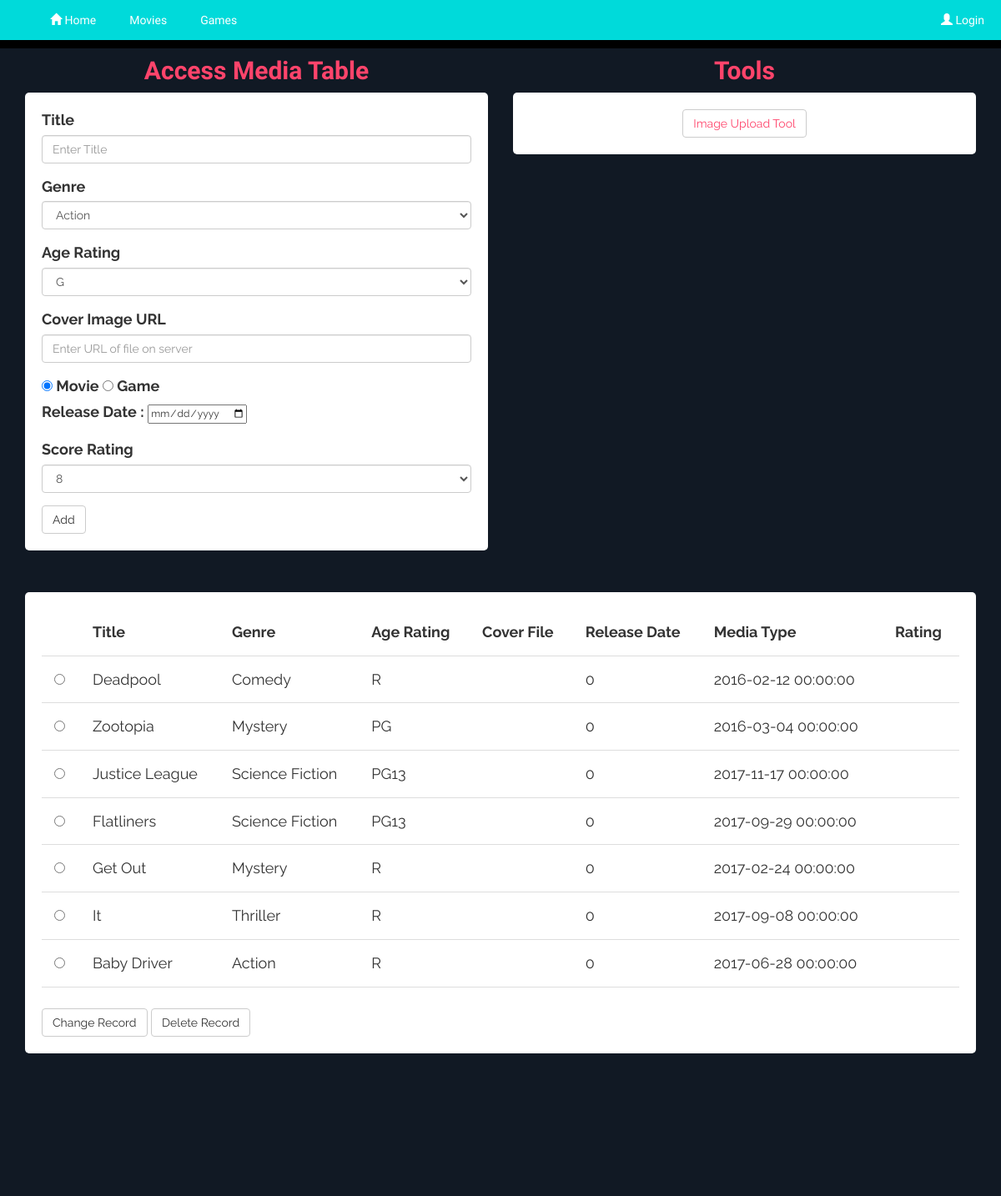
/pages/admin.php (upper part), run on an earlier commit of the app's database.
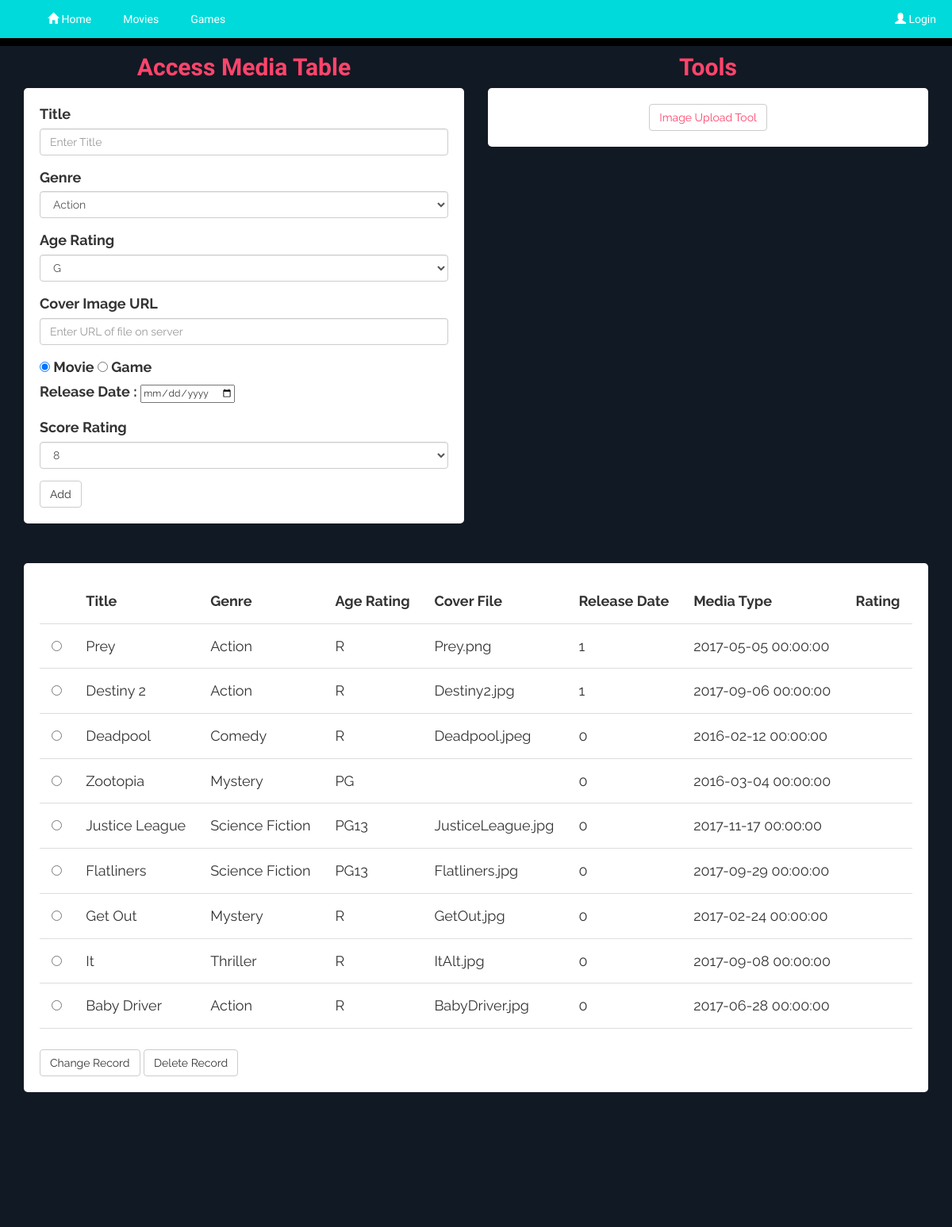
And on a later commit of the database.
### tables this page shows
CREATE TABLE Media(
	ID int NOT NULL auto_increment,
	Title varchar(50) NOT NULL,
	Genre varchar(50) NOT NULL,
	AgeRating varchar(50) NOT NULL,
	Cover varchar(50) NULL,
	MediaType bit NOT NULL,
	ReleaseDate datetime NOT NULL,
  PRIMARY KEY (ID));

### pages/admin.php (the view, shortened to what this page needs)
<!DOCTYPE html>
<html lang="en">
<head>
  <link rel="stylesheet" href="../libraries/bootstrap.min.css"></link>
  <link rel="stylesheet" href="../css/style.css"></link>
  <?php
    $mysql_access = mysql_connect(localhost, 'group8', 'fall2017887766');
    $query = "SELECT * FROM Media ORDER BY ID DESC";
    $result = mysql_query($query, $mysql_access);
  ?>
</head>
<body>
  <div class="nav solidShadow">
    <ul>
      <li><a href="../index.php"><span class="glyphicon glyphicon-home" aria-hidden="true"></span> Home</a></li>
      <li><a href="listReviews.php?Type= 'Movie'">Movies</a></li>
      <li><a href="listReviews.php?Type= 'Game'">Games</a></li>
      <?php
        if($_SESSION['username'] === "" || $_SESSION['username'] === null) {
          echo '<li style="float:right"><a href="pages/login.php"><span class="glyphicon glyphicon-user" aria-hidden="true"></span> Login</a></li>';
        }
        else {
          $currentUser = $_SESSION['username'];
          echo '<li style="float:right"><a href="userProfile.php"><span class="glyphicon glyphicon-user" aria-hidden="true"></span> ' . $currentUser . '</a></li>';
          echo '<li style="float:right"><a href="logout.php">Logout</a></li>';
        }
      ?>
    </ul>
  </div>
  <div class="container">
    <div class="row">
      <div class="col-xs-6">
        <center><h2>Access Media Table</h2></center>
        <form action="../hiddenPHP/add.php" method="get">
          <div class="form-group">
            <label for="title">Title</label>
            <input type="text" class="form-control" name="title" id="title" placeholder="Enter Title">
          </div>
          <div class="form-group">
            <label for="exampleFormControlSelect1">Genre</label>
            <select class="form-control" name="genre" id="genre">
              <option value="Action">Action</option>
            </select>
          </div>
          <div class="form-group">
            <label for="exampleFormControlSelect1">Age Rating</label>
            <select class="form-control" name="ageRating" id="ageRating">
              <option value="G">G</option>
            </select>
          </div>
          <div class="form-group">
            <label for="directorName">Cover Image URL</label>
            <input type="text" class="form-control" name="cover" id="cover" placeholder="Enter URL of file on server">
          </div>
          <div class="form-check">
          <label class="form-check-label">
            <input class="form-check-input" type="radio" name="mediaType" id="mediaType" value="Movie" checked> Movie
            <input class="form-check-input" type="radio" name="mediaType" id="mediaType" value="Game"> Game
          </label>
          </div>
          <div class="form-group">
            <label for="releaseDate">Release Date : </label>
            <input name="releaseDate" id="releaseDate" type="date">
          </div>
          <div class="form-group">
            <label for="exampleFormControlSelect1">Score Rating</label>
            <select class="form-control" name="rating" id="rating">
              <option value="8">8</option>
            </select>
          </div>
          <button type="submit" class="btn btn-default" method="get">Add</button>
        </form>
      </div>
      <div class="col-xs-6">
        <center><h2>Tools</h2>
          <form action='' name='myForm' method='get'>
            <button type="button" class="btn btn-default"><a href="upload.html">Image Upload Tool</a></button>
          </form>
        </center>
      </div>
    </div>
    <div class="row" style="margin-top: 50px;">
      <div class="col-xs-12">
        <form action='' name='myForm' id='myForm' method='get'>
        <?php
        	echo "<table>";
        	echo "<th></th><th>Title</th><th>Genre</th><th>Age Rating</th><th>Cover File</th><th>Release Date</th><th>Media Type</th><th>Rating</th>";
        	while ($row = mysql_fetch_row($result))
        	{
        		$mediaID = $row[0];
        		$title = $row[1];
        		$genre = $row[2];
        		$ageRating = $row[3];
        		$coverFile = $row[4];
        		$releaseDate = $row[5];
            $mediaType = $row[6];
            $rating = $row[7];
        		echo "<tr>";
        		echo "<td><input type='radio' name='mediaID' value='$mediaID'></td>";
        		echo "<td>$title</td>";
            echo "<td>$genre</td>";
          	echo "<td>$ageRating</td>";
          	echo "<td>$coverFile</td>";
            echo "<td>$releaseDate</td>";
            echo "<td>$mediaType</td>";
            echo "<td>$rating</td>";
          	echo "</tr>";
          }
          echo "</table>";
        ?>
        <br>
        <input type='button' class="btn btn-default" value='Change Record' onClick='changeRecord()'>
      	<input type='button' class="btn btn-default" value='Delete Record' onClick='deleteRecord()'>
        </form>
      </div>
    </div>
  </div>
</body>
</html>

### css/style.css (style rules this page uses)
.container { padding-right: 15px; padding-left: 15px; margin-right: auto; margin-left: auto; }
.solidShadow { box-shadow: 0px 10px 0px black; }
.nav { padding-left: 0; padding-right: 10; margin-bottom: 0; list-style: none }
.nav ul { list-style-type: none; margin: 0; overflow: hidden; background-color: #00dada; width: 100%; }
.nav li { float: left; }
.nav li a { display: inline-block; color: white; text-align: center; padding: 14px 20px; text-decoration: none; font-family: 'Comfortaa'; font-size: 14px; }
body { background: #111924; font-family: 'Raleway', sans-serif; font-size: 24px; margin: 0px; height: 100%; }
h1, h2, h3, h4, h5, h6 { font-family: 'Comfortaa', serif; font-weight: bold; color: #ff446b; }
table, td, th { border-bottom: 1px solid #ddd; text-align: left; }
table { border-collapse: collapse; width: 100%; }
input { font-size: 12px; }
th, td { padding: 15px; }
form { border-radius: 5px; background-color: white; padding: 20px; font-size: 18px; }
a:link { color: #ff446b; text-decoration: none; }

What changed in the data, as far as the page shows it:
added media: Title "Prey", Genre "Action", AgeRating "R", Cover "Prey.png", MediaType "1", ReleaseDate "2017-05-05 00:00:00"
added media: Title "Destiny 2", Genre "Action", AgeRating "R", Cover "Destiny2.jpg", MediaType "1", ReleaseDate "2017-09-06 00:00:00"
changed media "Deadpool": Cover (not shown) → "Deadpool.jpeg"
changed media "Justice League": Cover (not shown) → "JusticeLeague.jpg"
changed media "Flatliners": Cover (not shown) → "Flatliners.jpg"
changed media "Get Out": Cover (not shown) → "GetOut.jpg"
changed media "It": Cover (not shown) → "ItAlt.jpg"
changed media "Baby Driver": Cover (not shown) → "BabyDriver.jpg"
